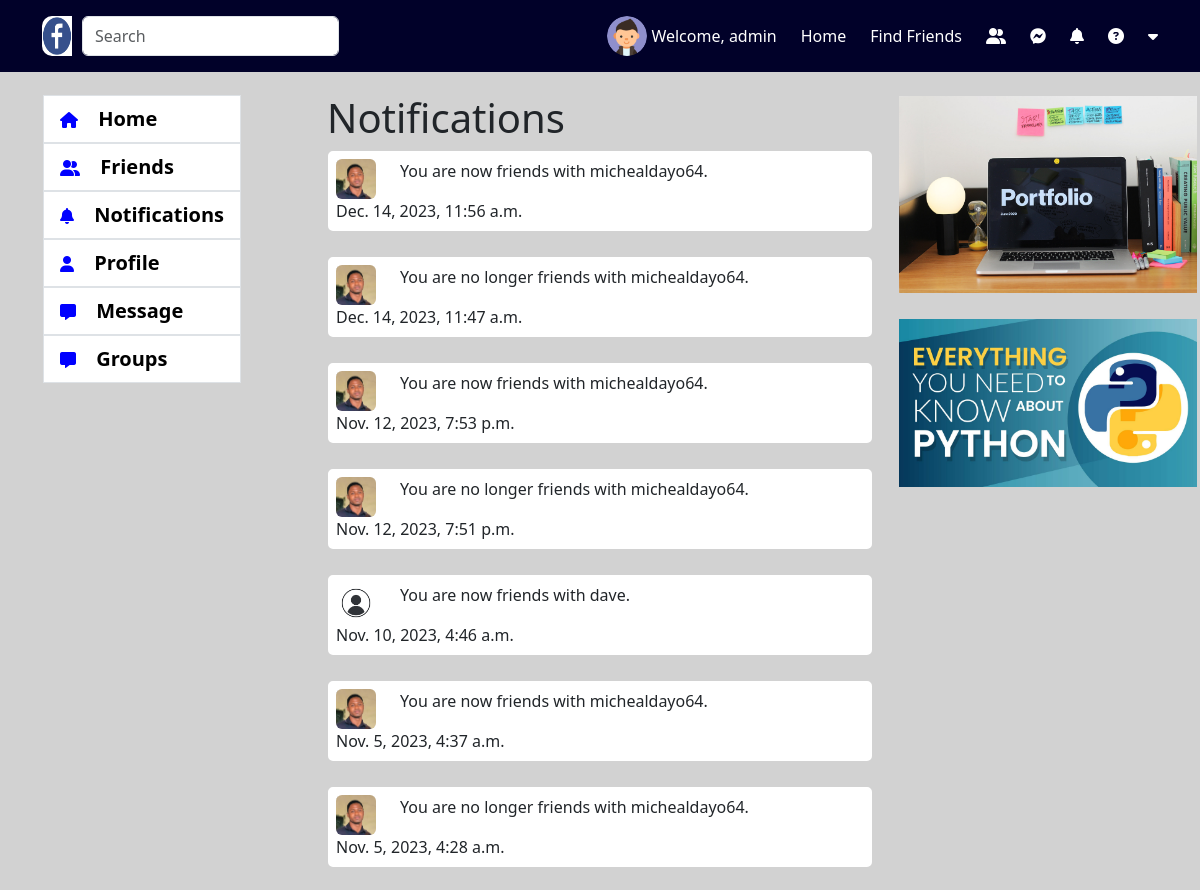
/notification/ (signed in, upper part), run on an earlier commit of the app's database.
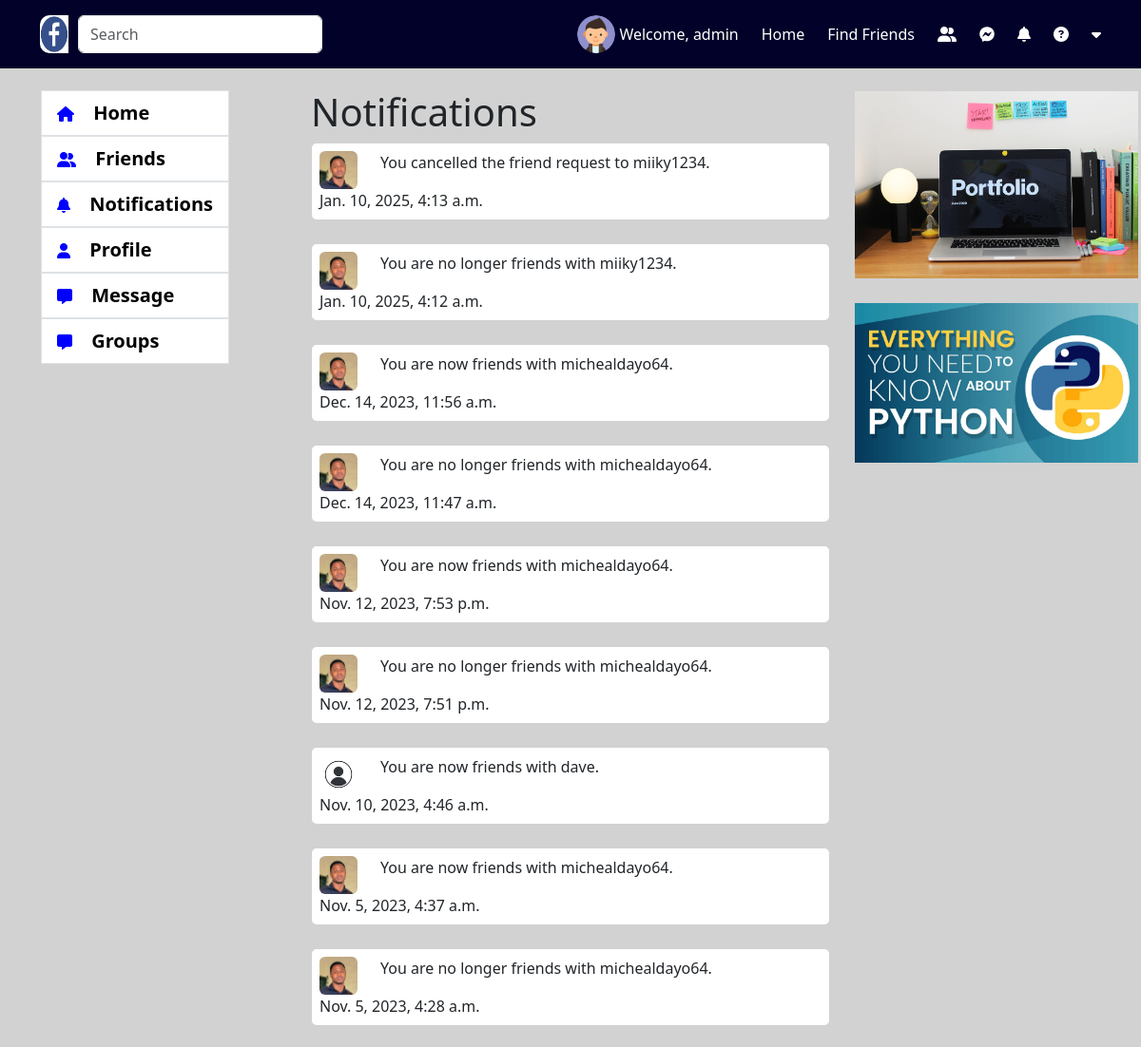
And on a later commit of the database.
### notification_app/models.py (models this page shows, shortened)
class Notification(models.Model):
    target = models.ForeignKey(
        settings.AUTH_USER_MODEL, on_delete=models.CASCADE)
    from_user = models.ForeignKey(
        settings.AUTH_USER_MODEL, on_delete=models.CASCADE, null=True, blank=True, related_name='from_user')
    redirect_url = models.URLField(max_length=500, null=True, unique=False,
                                   blank=True, help_text="The URL to redirect to when to clicked")
    verb = models.CharField(
        max_length=255, unique=False, blank=True, null=True)
    timestamp = models.DateTimeField(auto_now_add=True)
    read = models.BooleanField(default=False)
    content_type = models.ForeignKey(ContentType, on_delete=models.SET_NULL, null=True)
    object_id = models.PositiveBigIntegerField()
    content_object = GenericForeignKey()

### account/models.py (models this page shows, shortened)
class Accounts(AbstractBaseUser):
    email = models.EmailField(verbose_name="email", max_length=60, unique=True)
    username = models.CharField(max_length=30, unique=True)
    first_name = models.CharField(max_length=30, null=True, blank=True)
    last_name = models.CharField(max_length=30, null=True, blank=True)
    date_joined = models.DateTimeField(
        verbose_name='date joined', auto_now_add=True)
    last_login = models.DateTimeField(verbose_name='last login', auto_now=True)
    is_admin = models.BooleanField(default=False)
    is_active = models.BooleanField(default=True)
    is_staff = models.BooleanField(default=False)
    is_superuser = models.BooleanField(default=False)
    profile_image = models.ImageField(max_length=255, upload_to=get_profile_image_filepath,
                                      null=True, blank=True, default=get_default_profile_image)
    hide_email = models.BooleanField(default=True)
    uid = models.CharField(max_length=225, blank=True, null=True)
    USERNAME_FIELD = 'email'
    REQUIRED_FIELDS = ['username']
    objects = MyAccountManager()

### notification_app/views.py (the view)
# urls.py: path('', notification_index, name="notification-index")
def notification_index(request):
    context = {}
    user = request.user
    if user.is_authenticated:
        friend_request_ct = ContentType.objects.get_for_model(FriendRequest)
        friend_list_ct = ContentType.objects.get_for_model(FriendsList)
        notifications = Notification.objects.filter(target=user, content_type__in=[
                                                    friend_request_ct, friend_list_ct]).order_by('-timestamp')
        context['notifications'] = notifications
    return render(request, 'notification_app/notification.html', context)

### account/views.py (called while the page is built)
def get_tokens_for_user(user):
    refresh = RefreshToken.for_user(user)
    return {
        'token': {
            'refresh': str(refresh),
            'access': str(refresh.access_token),
        },
        'msg': 'Login Successfully'
    }

### notification_app/context_processors.py (called while the page is built)
def get_user_token(request):
    user = request.user
    return {'user_access_token': get_tokens_for_user(user)['token']['access']}

### notification_app/templates/notification_app/notification.html (shortened to what this page needs)
{% extends 'base.html' %}
{% load static %}
{% block content %}
<br>
    <div class="row">
      <div class="col-3">
        {% include 'snippets/left-menu.html' %}
      </div>
      <div class="col-6">
        <h1>Notifications</h1>
        {% for i in notifications %}
        <div class="card p-2">
            <div class="d-flex align-items-center">
              <img class="rounded" style="width: 40px; height: 40px;" src="{{ i.from_user.profile_image.url }}" alt="" srcset="">
              <p class="ms-4">{{ i.verb }}</p>
            </div>
            <span class="font-weight-bold">{{ i.timestamp }}</span>
        </div>
        <br>
        {% endfor %}
      </div>
      <div class="col-3">
        <div class="card">
          {% include 'snippets/right-data.html' %}
        </div>
      </div>
    </div>
{% endblock %}

What changed in the data, as far as the page shows it:
added Notification: from_user.profile_image (picture), verb "You cancelled the friend request to miiky1234.", timestamp "Jan. 10, 2025, 4:13 a.m."
added Notification: from_user.profile_image (picture), verb "You are no longer friends with miiky1234.", timestamp "Jan. 10, 2025, 4:12 a.m."
